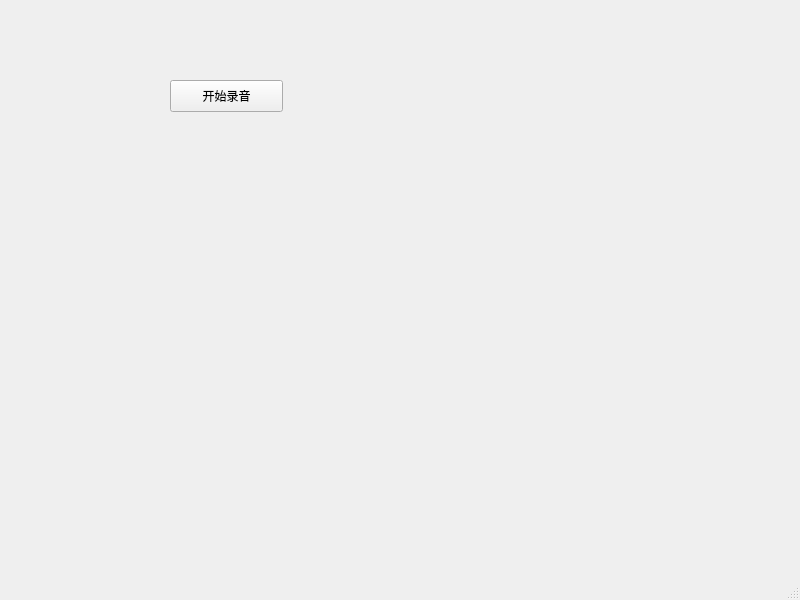
<?xml version="1.0" encoding="UTF-8"?>
<ui version="4.0">
 <class>MainWindow</class>
 <widget class="QMainWindow" name="MainWindow">
  <property name="geometry">
   <rect>
    <x>0</x>
    <y>0</y>
    <width>800</width>
    <height>600</height>
   </rect>
  </property>
  <property name="windowTitle">
   <string>MainWindow</string>
  </property>
  <widget class="QWidget" name="centralwidget">
   <widget class="QPushButton" name="audioButton">
    <property name="geometry">
     <rect>
      <x>170</x>
      <y>80</y>
      <width>113</width>
      <height>32</height>
     </rect>
    </property>
    <property name="text">
     <string>开始录音</string>
    </property>
   </widget>
  </widget>
  <widget class="QMenuBar" name="menubar">
   <property name="geometry">
    <rect>
     <x>0</x>
     <y>0</y>
     <width>800</width>
     <height>24</height>
    </rect>
   </property>
  </widget>
  <widget class="QStatusBar" name="statusbar"/>
 </widget>
 <resources/>
 <connections/>
</ui>
